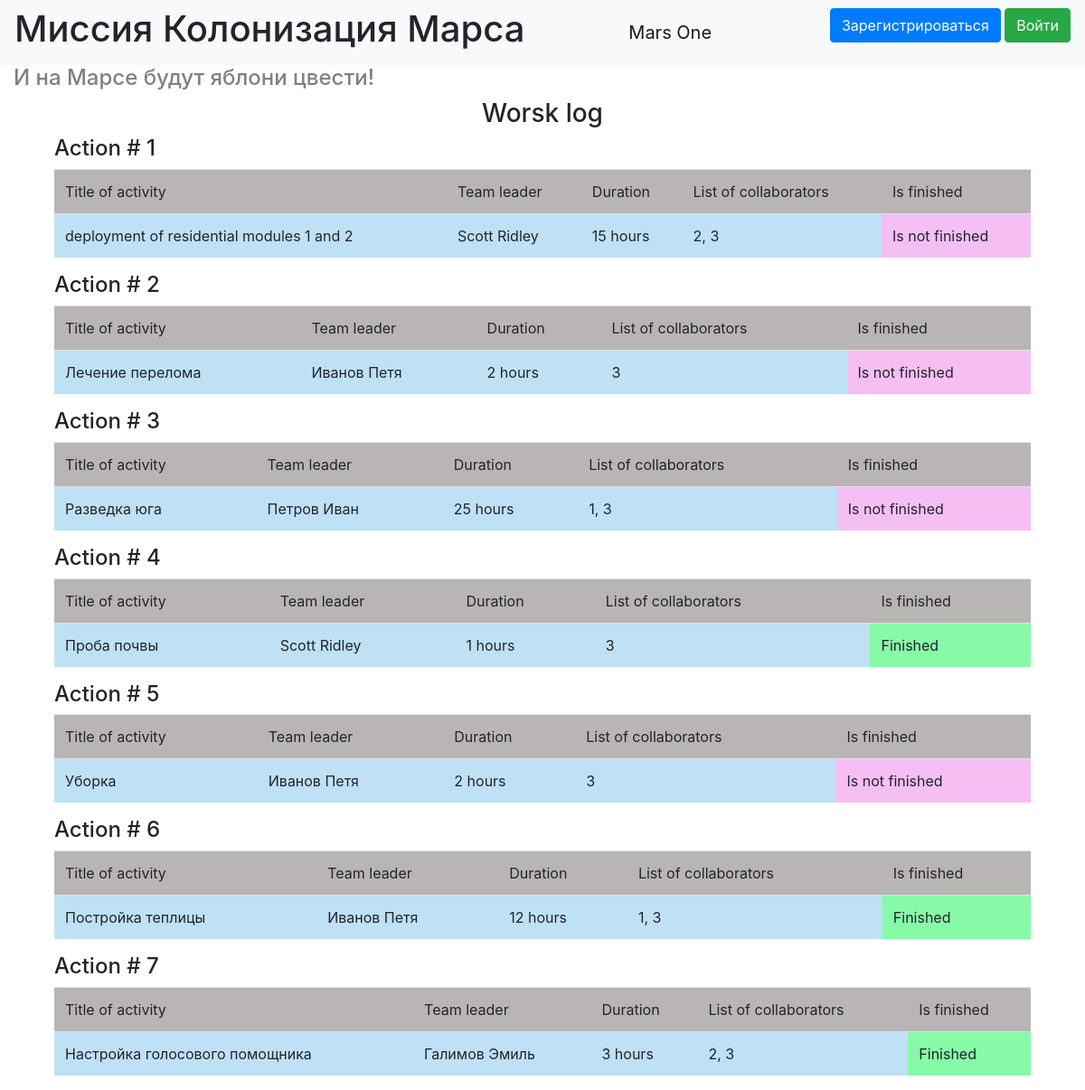
The page / on the database its author committed.
### data/jobs.py (models this page shows)
class Jobs(SqlAlchemyBase, SerializerMixin):
    __tablename__ = 'jobs'
    id = sqlalchemy.Column(sqlalchemy.Integer,
                           primary_key=True, autoincrement=True)
    team_leader = sqlalchemy.Column(sqlalchemy.Integer,
                                    sqlalchemy.ForeignKey("users.id"))
    job = sqlalchemy.Column(sqlalchemy.String, nullable=True)
    work_size = sqlalchemy.Column(sqlalchemy.Integer, nullable=True)
    collaborators = sqlalchemy.Column(sqlalchemy.String, nullable=True)
    start_date = sqlalchemy.Column(sqlalchemy.Date, nullable=True)
    end_date = sqlalchemy.Column(sqlalchemy.Date, nullable=True)
    is_finished = sqlalchemy.Column(sqlalchemy.Boolean, nullable=True)
    user = orm.relation('User')

### data/users.py (models this page shows, shortened)
class User(SqlAlchemyBase, UserMixin, SerializerMixin):
    __tablename__ = 'users'
    id = sqlalchemy.Column(sqlalchemy.Integer,
                           primary_key=True, autoincrement=True)
    surname = sqlalchemy.Column(sqlalchemy.String, nullable=True)
    name = sqlalchemy.Column(sqlalchemy.String, nullable=True)
    age = sqlalchemy.Column(sqlalchemy.Integer, nullable=True)
    position = sqlalchemy.Column(sqlalchemy.String, nullable=True)
    speciality = sqlalchemy.Column(sqlalchemy.String, nullable=True)
    address = sqlalchemy.Column(sqlalchemy.String, nullable=True)
    email = sqlalchemy.Column(sqlalchemy.String,
                              index=True, unique=True, nullable=True)
    hashed_password = sqlalchemy.Column(sqlalchemy.String, nullable=True)
    modified_date = sqlalchemy.Column(sqlalchemy.DateTime, default=datetime.datetime.now)
    jobs = orm.relation("Jobs", back_populates='user')

### main.py (the view)
@app.route('/')
def job_list():
    db_sess = db_session.create_session()
    jobs = db_sess.query(Jobs)
    return render_template('index.html', jobs=jobs, title='Журнал работ')

### data/db_session.py (called while the page is built)
def create_session() -> Session:
    global __factory
    return __factory()

### templates/index.html (shortened to what this page needs)
{% extends "base.html" %}
{% block navbar_cont %}
    <h1>Миссия Колонизация Марса</h1>
{% endblock %}
{% block content %}
    {% set lab = "Action #" %}
    <h4 class="grey">И на Марсе будут яблони цвести!</h4>
    <h3 class="works-title">Worsk log</h3>
    <div class="all-jobs-table">
    {% for item in jobs %}
    <div class="jobs-table">
        <h4>{{lab}} {{loop.index}}</h4>
        <table class="table">
          <thead>
            <tr>
              <td scope="col" class="table-head-grey">Title of activity</td>
              <td scope="col" class="table-head-grey">Team leader</td>
              <td scope="col" class="table-head-grey">Duration</td>
              <td scope="col" class="table-head-grey">List of collaborators</td>
              <td scope="col" class="table-head-grey">Is finished</td>
            </tr>
          </thead>
          <tbody>
            <tr>
              <td scope="row" class="table-body-blue">{{item.job}}</td>
              <td class="table-body-blue">{{item.user.surname}} {{item.user.name}}</td>
              <td class="table-body-blue">{{item.work_size}} hours</td>
              <td class="table-body-blue">{{item.collaborators}}</td>
              {% if item.is_finished == 0 %}
              <td class="table-body-pink">Is not finished</td>
              {% else %}
                <td class="table-body-green">Finished</td>
              {% endif %}
            </tr>
          </tbody>
        </table>
    </div>
    {% endfor %}
    </div>
{% endblock %}

### static/css/style.css (style rules this page uses)
h1, h4.grey { text-align: left; }
h4.grey { color: grey; }
.works-title { text-align: center; }
.jobs-table, .all-jobs-table { max-width: 1080px; margin: auto; }
.table-head-grey { background-color: #bab5b5; }
.table-body-blue { background-color: #bfe1f5; }
.table-body-pink { background-color: #f5bff3; }
.table-body-green { background-color: #87faa8; }

### rows shown on the page
Jobs: lab "Action #", job "deployment of residential modules 1 and 2", user.surname "Scott", user.name "Ridley", work_size "15", collaborators "2, 3", is_finished "Is not finished"
Jobs: lab "Action #", job "Лечение перелома", user.surname "Иванов", user.name "Петя", work_size "2", collaborators "3", is_finished "Is not finished"
Jobs: lab "Action #", job "Разведка юга", user.surname "Петров", user.name "Иван", work_size "25", collaborators "1, 3", is_finished "Is not finished"
Jobs: lab "Action #", job "Проба почвы", user.surname "Scott", user.name "Ridley", work_size "1", collaborators "3", is_finished "Finished"
Jobs: lab "Action #", job "Уборка", user.surname "Иванов", user.name "Петя", work_size "2", collaborators "3", is_finished "Is not finished"
Jobs: lab "Action #", job "Постройка теплицы", user.surname "Иванов", user.name "Петя", work_size "12", collaborators "1, 3", is_finished "Finished"
Jobs: lab "Action #", job "Настройка голосового помощника", user.surname "Галимов", user.name "Эмиль", work_size "3", collaborators "2, 3", is_finished "Finished"
